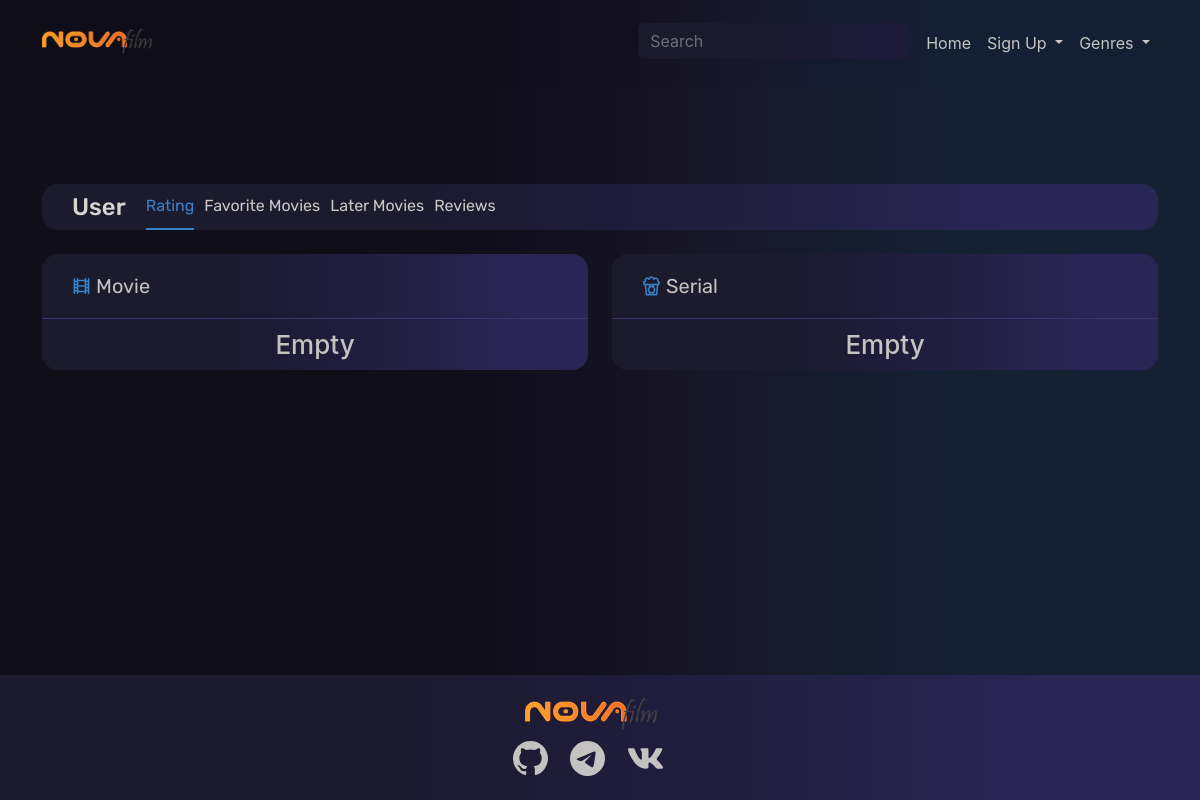
The page /profile/User on the database as committed earlier.
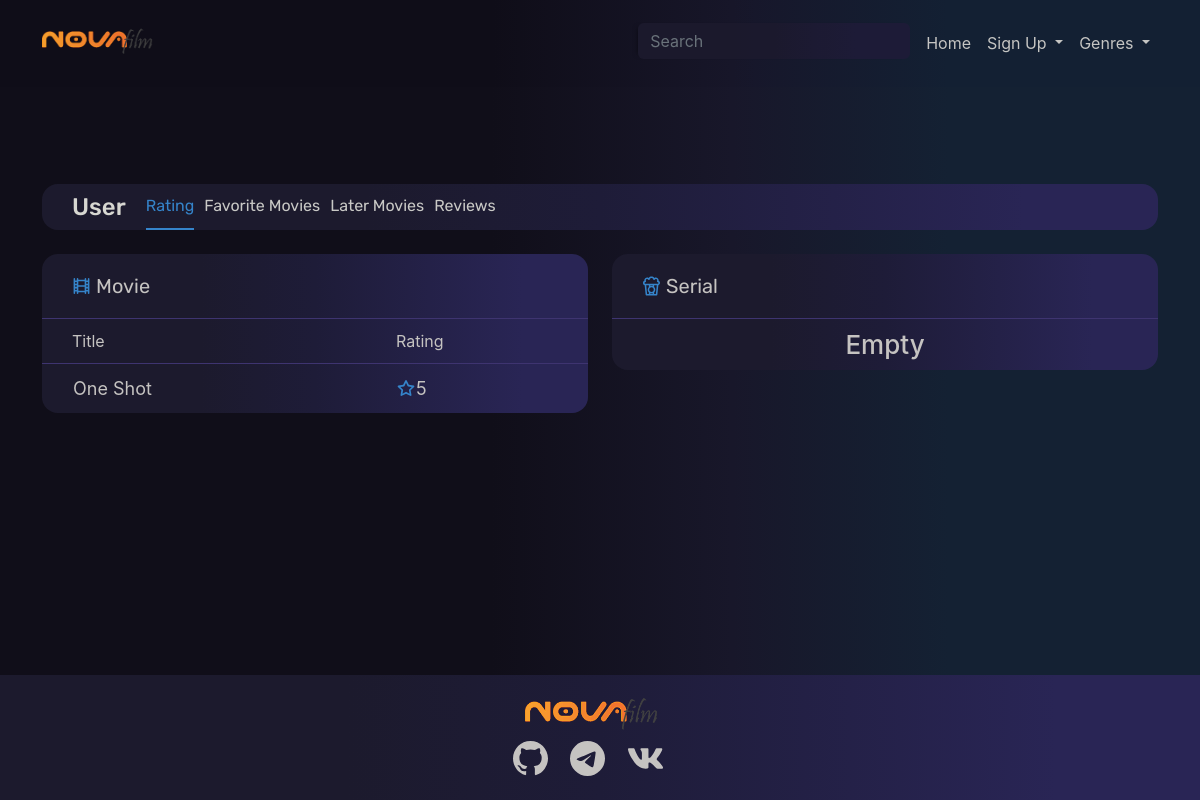
The same page on the database as committed later.
### web/models.py (models this page shows, shortened)
class UserRatingMovie(models.Model):
    user = models.ForeignKey('users.CustomUser', on_delete=models.CASCADE,
                             default=None)
    movie = models.ForeignKey('Movie', on_delete=models.CASCADE,
                              default=None)
    rating = models.PositiveSmallIntegerField(default=1)
    created = models.DateTimeField(auto_now_add=True,
                                   null=True)

class Movie(models.Model):
    title = models.CharField(max_length=200)
    director = models.ForeignKey('Director', on_delete=models.CASCADE,
                                 default=None)
    release_date = models.CharField(max_length=70, default='None')
    short_intro = models.TextField(max_length=700)
    IMDb_RATING = models.CharField(max_length=50, default=None)
    genre = models.ManyToManyField('Genre', default=None)
    poster = models.ImageField(upload_to='Movie/Posters/')
    summary = models.TextField(max_length=1600)
    country = models.CharField(max_length=100, default='Russia')
    created = models.DateTimeField(auto_now_add=True)
    slug = models.SlugField(unique=True, null=True)
    time_minute = models.PositiveIntegerField(default=1)
    age_rating_sys = models.CharField(max_length=100,
                                      choices=age_rating_system)
    mpa_rating_sys = models.CharField(max_length=100,
                                      choices=mpa_rating_system)
    class Meta:
        ordering = ['-created']

### users/views.py (the view)
# urls.py: path('profile/<slug:username>', ProfilePageView.as_view(),
class ProfilePageView(View):
    template = 'users/profile.html'
    def get(self, request, username):
        user_obj = CustomUser.objects.get(username=username)
        user_films = UserRatingMovie.objects.filter(user=user_obj)
        user_serial = UserRatingSerial.objects.filter(user=user_obj)
        user_favorite_later_film = ActionsWithMovie.objects.filter(
            user=user_obj
        )
        user_favorite_later_serial = ActionsWithSerial.objects.filter(
            user=user_obj
        )
        user_favorite_film, user_later_film = user_favorite_later_film.filter(
            choose_favorite_later='Favorite'
        ), user_favorite_later_film.filter(
            choose_favorite_later='Later'
        )
        user_favorite_serial, user_later_serial = user_favorite_later_serial.filter(
            choose_favorite_later='Favorite'
        ), user_favorite_later_serial.filter(
            choose_favorite_later='Later'
        )
        user_review_film, user_review_serial = UserReviewMovie.objects.filter(
            user=user_obj
        ), UserReviewSerial.objects.filter(user=user_obj)
        return render(request, self.template, {
            'user_obj': user_obj,
            'user_films': user_films,
            'user_serials': user_serial,
            'user_favorite_films': user_favorite_film,
            'user_favorite_serials': user_favorite_serial,
            'user_later_films': user_later_film,
            'user_later_serials': user_later_serial,
            'user_review_films': user_review_film,
            'user_review_serials': user_review_serial,
            'flag_auth': True if request.user.username == username else False,
        })

### users/templates/users/profile.html (shortened to what the changed rows need)
{% extends 'web/base.html' %}
{% load static %}
{% block title_style %}
    <link rel="stylesheet" href="{% static 'css/profile.css' %}">
    <link rel="stylesheet" href="{% static 'css/movie_serial_page.css' %}">
    <link rel="stylesheet" href="{% static 'css/register_login.css' %}">
    <link rel="stylesheet" href="{% static 'css/main.css' %}">
{% endblock title_style %}
{% block content %}
    <section class="profile_section">
        <div class="tab-content" id="myTabContent">
            <div class="tab-pane fade show active" id="tab-1" role="tabpanel" aria-labelledby="rating-tab">
                <div class="container">
                    <div class="row">
                        <div class="col-12 col-xl-6 mb-5 mb-xl-0">
                            <div class="bg_container_tab">
                                <div id="rating_film_tab" class="prev_tab_content_name d-flex">
                                    <h3>
                                    </h3>
                                </div>
                                {% if user_films %}
                                    <table id="table_rating_film" class="table__content_rating">
                                        <thead class="prev_tab_content_col_name">
                                        <tr>
                                            <th class="prev_h3_">Title</th>
                                            <th class="prev_h3_">Rating</th>
                                        </tr>
                                        </thead>
                                        <tbody>
                                        {% for film in user_films %}
                                            <tr id="{{ film.movie.slug }}_rating">
                                                <td>
                                                    <div class="main_content_title">
                                                        <a href="{% url 'movie_page' film.movie.slug %}">{{ film.movie.title }}</a>
                                                    </div>
                                                </td>
                                                <td>
                                                    <div class="main_content_rating d-flex">
                                                        <h3 class="prev_h3_">{{ film.rating }}</h3>
                                                    </div>
                                                </td>
                                                <td>
                                                </td>
                                            </tr>
                                        {% endfor %}
                                        </tbody>
                                    </table>
                                {% else %}
                                    <h3 class="empty_field">Empty</h3>
                                {% endif %}
                            </div>
                        </div>
                    </div>
                </div>
            </div>
        </div>
    </section>
{% endblock content %}

Rows that differ between the two databases and show on the page:
added UserRatingMovie: movie "One Shot", rating "5"
Other text that changed with them:
text no longer shown: "Empty"
text now shown: "Title Rating"
